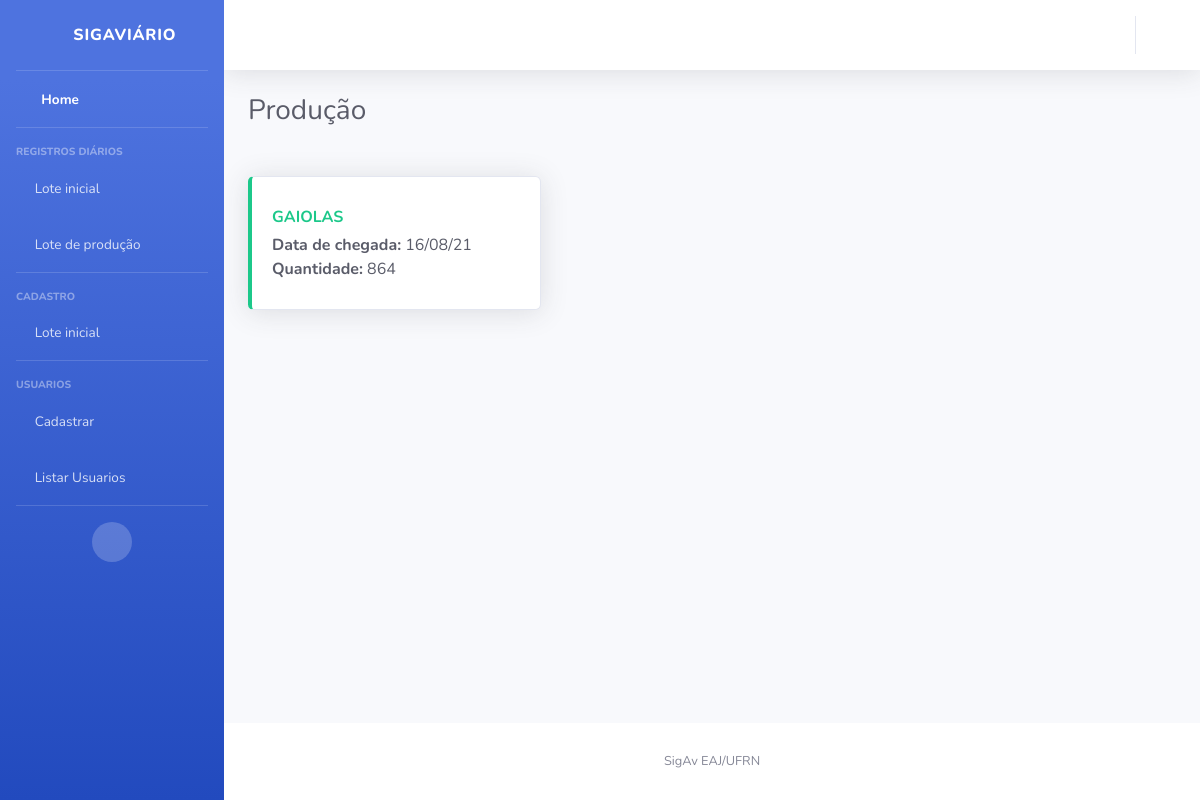
/producao/listar/, run on an earlier commit of the app's database.
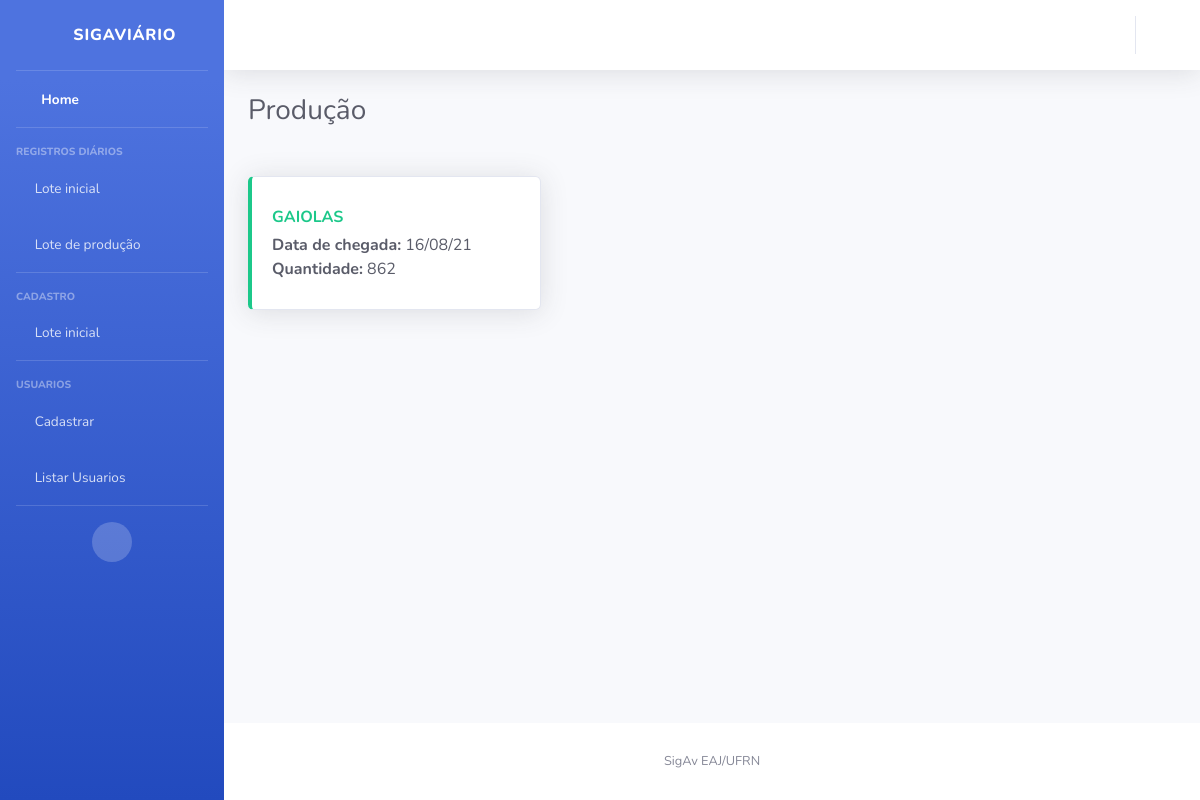
And on a later commit of the database.
### producao/models.py (models this page shows, shortened)
class Fase_postura(models.Model):
    lote = models.ForeignKey(Lote, on_delete=models.RESTRICT)
    tipo_sistema = models.CharField(max_length=1, choices=TIPODECRIACAO)
    data_chegada = models.DateField(default=date.today)
    quantidade_aves_chegada = models.PositiveIntegerField()
    quantidade_aves_final = models.PositiveIntegerField(null=True, blank=True)
    media_postura_diaria = models.DecimalField(max_digits=10, decimal_places=2, default=0)
    status = models.CharField(max_length=1, choices=STATUS, default='A') # Representa a existência ou não das aves no ambiente
    observacoes = models.CharField(max_length=400, null=True, blank=True)
    class Meta:
        ordering = ('status','tipo_sistema',)

### producao/views.py (the view)
# urls.py: path('listar/', views.Listar_Producao.as_view(), name='listar'),
class Listar_Producao(ListView):
    model = Fase_postura
    queryset = Fase_postura.objects.filter(status='A')
    template_name = 'producao/listar.html'

### templates/producao/listar.html (shortened to what this page needs)
{% extends "base.html" %}
{% block titulo %}
Produção
{% endblock %}
{% block conteudo %}
    {% if object_list %}
        {% for producao in object_list %}
       {%if forloop.counter0|divisibleby:3 %}
        <br>
       <div class="row">
       {%endif%}
                {%  if producao.tipo_sistema == "A" %}
                <div class="col-lg-4 col-md-6">
                  <a href="{% url 'producao:detalhes' pk=producao.id %}" style="text-decoration: none;">
                    <div class="card border-left-primary shadow h-100 py-2">
                      <div class="card-body">
                        <div class="row no-gutters align-items-center">
                          <div class="col mr-2">
                            <div class="text-m font-weight-bold text-primary text-uppercase mb-1">{{producao.get_tipo_sistema_display}}</div>
                            <div class="mb-0 text-gray-800"><strong>Data de chegada:</strong> {{producao.data_chegada|date:"d/m/y"}}</div>
                            <div class="mb-0 text-gray-800"><strong>Quantidade:</strong> {{producao.quantidade_aves_final}}</div>
                          </div>
                          <div class="col-auto">
                            <i class="fas fa-kiwi-bird fa-3x" style="color:#007bff"></i>
                          </div>
                        </div>
                      </div>
                    </div>
                  </a>
                </div>
                {% elif producao.tipo_sistema == "B"%}
                <div class="col-lg-4 col-md-6">
                  <a href="{% url 'producao:detalhes' pk=producao.id %}" style="text-decoration: none;">
                  <div class="card border-left-success shadow h-100 py-2">
                    <div class="card-body">
                      <div class="row no-gutters align-items-center">
                        <div class="col mr-2">
                          <div class="text-m font-weight-bold text-success text-uppercase mb-1">{{producao.get_tipo_sistema_display}}</div>
                          <div class="mb-0 text-gray-800"><strong>Data de chegada:</strong> {{producao.data_chegada|date:"d/m/y"}}</div>
                          <div class="mb-0 text-gray-800"><strong>Quantidade:</strong> {{producao.quantidade_aves_final}}</div>
                        </div>
                        <div class="col-auto">
                          <i class="fas fa-border-all fa-3x" style="color:#28a745"></i>
                        </div>
                      </div>
                    </div>
                  </div>
                </a>
                </div>
               {%endif%}
        {% endfor %}
     {% if not object_list|length|divisibleby:3 %}
      </div>
     {% endif %}
    {% else %}
        <p>Não há produção.</p>
    {% endif %}
{% endblock %}

### templates/base.html (shortened to what this page needs)
<!DOCTYPE html>
<html lang="en">
{% load static %}
<head>
  <link href="{% static 'vendor/fontawesome-free/css/all.min.css' %}" rel="stylesheet" type="text/css">
  <link rel="stylesheet" type="text/css" href="{% static 'css/sb-admin-2.css' %}" />
</head>
<body id="page-top">
  <div id="wrapper">
    <ul class="navbar-nav bg-gradient-primary sidebar sidebar-dark accordion" id="accordionSidebar">
      <a class="sidebar-brand d-flex align-items-center justify-content-center" href="{% url 'producao:home' %}">
        <div class="sidebar-brand-icon rotate-n-15">
          <i class="fas fa-egg"></i>
        </div>
        <div class="sidebar-brand-text mx-3">SigAviário</div>
      </a>
      <hr class="sidebar-divider my-0">
      <li class="nav-item active">
        <a class="nav-link" href="{% url 'producao:home' %}">
          <i class="fas fa-fw fa-tachometer-alt"></i>
          <span>Home</span></a>
      </li>
      <hr class="sidebar-divider">
      <div class="sidebar-heading">
        Registros diários
      </div>
      <li class="nav-item">
        <a class="nav-link collapsed" href="{% url 'lote:detalhes'%}">
          <i class="fas fa-border-all"></i>
          <span>Lote inicial</span>
        </a>
      </li>
      <li class="nav-item">
        <a class="nav-link collapsed" href="{% url 'producao:listar'%}">
          <i class="fas fa-egg"></i>
          <span>Lote de produção</span>
        </a>
      </li>
      <hr class="sidebar-divider">
        <div class="sidebar-heading">
        Cadastro
        </div>
        <li class="nav-item">
          <a class="nav-link collapsed" href="{% url 'lote:criar' %}">
            <i class="fas fa-plus"></i>
            <span>Lote inicial</span>
          </a>
        </li>
       <hr class="sidebar-divider">
       <div class="sidebar-heading">
        Usuarios
      </div>
      <li class="nav-item">
        <a class="nav-link collapsed" href="{% url 'usuario:cadastrar' %}">
          <i class="fas fa-plus"></i>
          <span>Cadastrar</span>
        </a>
      </li>
      <li class="nav-item">
        <a class="nav-link collapsed" href="#" data-toggle="collapse" data-target="#collapseUser" aria-expanded="true" aria-controls="collapseUtilities">
          <i class="fas fa-users"></i>
          <span>Listar Usuarios</span>
        </a>
      </li>
      <hr class="sidebar-divider d-none d-md-block">
      <div class="text-center d-none d-md-inline">
        <button class="rounded-circle border-0" id="sidebarToggle"></button>
      </div>
    </ul>
    <div id="content-wrapper" class="d-flex flex-column">
      <div id="content">
        <nav class="navbar navbar-expand navbar-light bg-white topbar mb-4 static-top shadow">
          <ul class="navbar-nav ml-auto">
            <li class="nav-item dropdown no-arrow">
              <a class="nav-link dropdown-toggle" href="#" id="userDropdown" role="button" data-toggle="dropdown" aria-haspopup="true" aria-expanded="false">
              </a>
            </li>
          </ul>
        </nav>
        <div class="container-fluid">
          <div class="d-sm-flex align-items-center justify-content-between mb-4">
            <h1 class="h3 mb-0 text-gray-800">
              {% block titulo %}
              {% endblock %}
            </h1>
          </div>
          {% block conteudo %}{% endblock %}
        </div>
      </div>
      <footer class="sticky-footer bg-white">
        <div class="container my-auto">
          <div class="copyright text-center my-auto">
            <span> SigAv EAJ/UFRN</span>
          </div>
        </div>
      </footer>
    </div>
  </div>
</body>
</html>

What changed in the data, as far as the page shows it:
changed Fase_postura "GAIOLAS": quantidade_aves_final "864" → "862"
